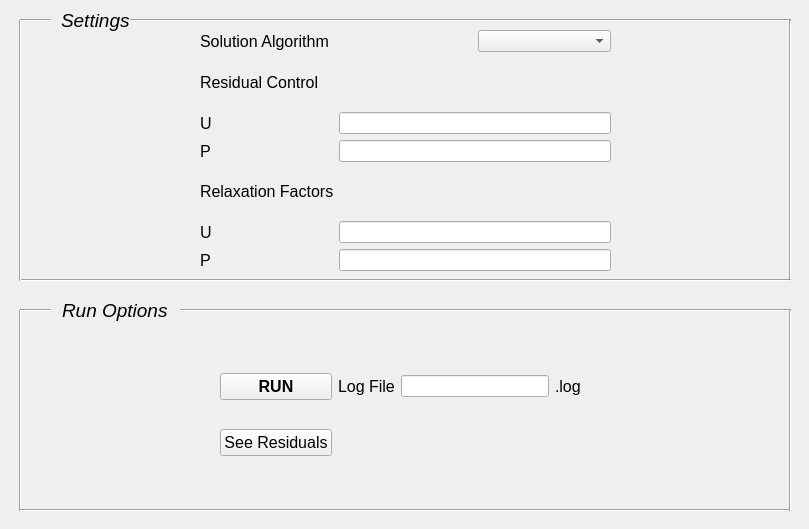
  <widget class="QWidget" name="Solver">
   <property name="autoFillBackground">
    <bool>true</bool>
   </property>
   <attribute name="title">
    <string>Solver</string>
   </attribute>
   <widget class="Line" name="line_15">
    <property name="geometry">
     <rect>
      <x>130</x>
      <y>10</y>
      <width>661</width>
      <height>20</height>
     </rect>
    </property>
    <property name="orientation">
     <enum>Qt::Horizontal</enum>
    </property>
   </widget>
   <widget class="Line" name="line_16">
    <property name="geometry">
     <rect>
      <x>780</x>
      <y>20</y>
      <width>20</width>
      <height>261</height>
     </rect>
    </property>
    <property name="orientation">
     <enum>Qt::Vertical</enum>
    </property>
   </widget>
   <widget class="Line" name="line_17">
    <property name="geometry">
     <rect>
      <x>20</x>
      <y>270</y>
      <width>771</width>
      <height>20</height>
     </rect>
    </property>
    <property name="orientation">
     <enum>Qt::Horizontal</enum>
    </property>
   </widget>
   <widget class="Line" name="line_18">
    <property name="geometry">
     <rect>
      <x>10</x>
      <y>20</y>
      <width>20</width>
      <height>261</height>
     </rect>
    </property>
    <property name="orientation">
     <enum>Qt::Vertical</enum>
    </property>
   </widget>
   <widget class="Line" name="line_19">
    <property name="geometry">
     <rect>
      <x>20</x>
      <y>10</y>
      <width>31</width>
      <height>20</height>
     </rect>
    </property>
    <property name="orientation">
     <enum>Qt::Horizontal</enum>
    </property>
   </widget>
   <widget class="QLabel" name="label_58">
    <property name="geometry">
     <rect>
      <x>61</x>
      <y>5</y>
      <width>81</width>
      <height>31</height>
     </rect>
    </property>
    <property name="font">
     <font>
      <pointsize>14</pointsize>
      <italic>true</italic>
     </font>
    </property>
    <property name="text">
     <string>Settings</string>
    </property>
   </widget>
   <widget class="Line" name="line_20">
    <property name="geometry">
     <rect>
      <x>10</x>
      <y>310</y>
      <width>20</width>
      <height>201</height>
     </rect>
    </property>
    <property name="orientation">
     <enum>Qt::Vertical</enum>
    </property>
   </widget>
   <widget class="Line" name="line_21">
    <property name="geometry">
     <rect>
      <x>20</x>
      <y>300</y>
      <width>31</width>
      <height>20</height>
     </rect>
    </property>
    <property name="orientation">
     <enum>Qt::Horizontal</enum>
    </property>
   </widget>
   <widget class="QLabel" name="label_59">
    <property name="geometry">
     <rect>
      <x>62</x>
      <y>300</y>
      <width>111</width>
      <height>21</height>
     </rect>
    </property>
    <property name="font">
     <font>
      <pointsize>14</pointsize>
      <italic>true</italic>
     </font>
    </property>
    <property name="text">
     <string>Run Options</string>
    </property>
   </widget>
   <widget class="Line" name="line_22">
    <property name="geometry">
     <rect>
      <x>20</x>
      <y>500</y>
      <width>771</width>
      <height>20</height>
     </rect>
    </property>
    <property name="orientation">
     <enum>Qt::Horizontal</enum>
    </property>
   </widget>
   <widget class="Line" name="line_23">
    <property name="geometry">
     <rect>
      <x>780</x>
      <y>310</y>
      <width>20</width>
      <height>201</height>
     </rect>
    </property>
    <property name="orientation">
     <enum>Qt::Vertical</enum>
    </property>
   </widget>
   <widget class="Line" name="line_24">
    <property name="geometry">
     <rect>
      <x>180</x>
      <y>300</y>
      <width>611</width>
      <height>20</height>
     </rect>
    </property>
    <property name="orientation">
     <enum>Qt::Horizontal</enum>
    </property>
   </widget>
   <widget class="QWidget" name="layoutWidget">
    <property name="geometry">
     <rect>
      <x>200</x>
      <y>30</y>
      <width>411</width>
      <height>241</height>
     </rect>
    </property>
    <layout class="QGridLayout" name="gridLayout_6">
     <item row="0" column="0" colspan="2">
      <widget class="QLabel" name="label_60">
       <property name="font">
        <font>
         <pointsize>12</pointsize>
        </font>
       </property>
       <property name="text">
        <string>Solution Algorithm</string>
       </property>
      </widget>
     </item>
     <item row="0" column="2">
      <widget class="QComboBox" name="comboBox_21"/>
     </item>
     <item row="1" column="0" colspan="2">
      <widget class="QLabel" name="label_61">
       <property name="font">
        <font>
         <pointsize>12</pointsize>
        </font>
       </property>
       <property name="text">
        <string>Residual Control</string>
       </property>
      </widget>
     </item>
     <item row="2" column="0">
      <widget class="QLabel" name="label_62">
       <property name="font">
        <font>
         <pointsize>12</pointsize>
        </font>
       </property>
       <property name="text">
        <string>U</string>
       </property>
      </widget>
     </item>
     <item row="2" column="1" colspan="2">
      <widget class="QLineEdit" name="lineEdit_30"/>
     </item>
     <item row="3" column="0">
      <widget class="QLabel" name="label_63">
       <property name="font">
        <font>
         <pointsize>12</pointsize>
        </font>
       </property>
       <property name="text">
        <string>P</string>
       </property>
      </widget>
     </item>
     <item row="3" column="1" colspan="2">
      <widget class="QLineEdit" name="lineEdit_31"/>
     </item>
     <item row="4" column="0" colspan="2">
      <widget class="QLabel" name="label_64">
       <property name="font">
        <font>
         <pointsize>12</pointsize>
        </font>
       </property>
       <property name="text">
        <string>Relaxation Factors</string>
       </property>
      </widget>
     </item>
     <item row="5" column="0">
      <widget class="QLabel" name="label_65">
       <property name="font">
        <font>
         <pointsize>12</pointsize>
        </font>
       </property>
       <property name="text">
        <string>U</string>
       </property>
      </widget>
     </item>
     <item row="5" column="1" colspan="2">
      <widget class="QLineEdit" name="lineEdit_32"/>
     </item>
     <item row="6" column="0">
      <widget class="QLabel" name="label_66">
       <property name="font">
        <font>
         <pointsize>12</pointsize>
        </font>
       </property>
       <property name="text">
        <string>P</string>
       </property>
      </widget>
     </item>
     <item row="6" column="1" colspan="2">
      <widget class="QLineEdit" name="lineEdit_33"/>
     </item>
    </layout>
   </widget>
   <widget class="QWidget" name="layoutWidget">
    <property name="geometry">
     <rect>
      <x>220</x>
      <y>350</y>
      <width>361</width>
      <height>131</height>
     </rect>
    </property>
    <layout class="QGridLayout" name="gridLayout_17">
     <item row="0" column="0">
      <widget class="QPushButton" name="runButton">
       <property name="font">
        <font>
         <pointsize>12</pointsize>
         <weight>75</weight>
         <bold>true</bold>
        </font>
       </property>
       <property name="text">
        <string>RUN</string>
       </property>
      </widget>
     </item>
     <item row="0" column="1">
      <widget class="QLabel" name="label_67">
       <property name="font">
        <font>
         <pointsize>12</pointsize>
        </font>
       </property>
       <property name="text">
        <string>Log File</string>
       </property>
      </widget>
     </item>
     <item row="0" column="2">
      <widget class="QLineEdit" name="lineEdit_34"/>
     </item>
     <item row="0" column="3">
      <widget class="QLabel" name="label_68">
       <property name="font">
        <font>
         <pointsize>12</pointsize>
        </font>
       </property>
       <property name="text">
        <string>.log</string>
       </property>
      </widget>
     </item>
     <item row="1" column="0">
      <widget class="QPushButton" name="residualsbtn">
       <property name="font">
        <font>
         <pointsize>12</pointsize>
        </font>
       </property>
       <property name="text">
        <string>See Residuals</string>
       </property>
      </widget>
     </item>
    </layout>
   </widget>
  </widget>
